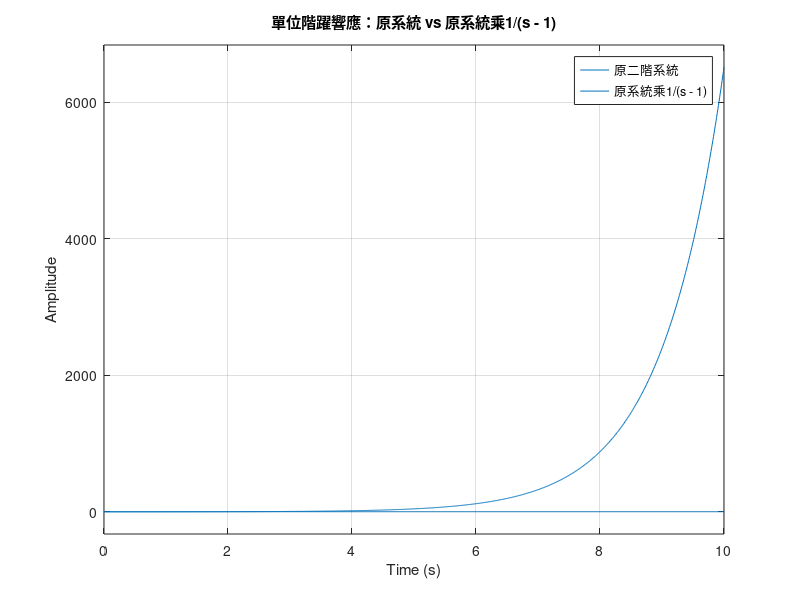

MATLAB code for this plot:
clc; clear;

zeta = 0.69;
wn = 1;

%G(s) = wn^2 / (s^2 + 2*zeta*wn*s + wn^2)
num1 = [wn^2];
den1 = [1 2*zeta*wn wn^2];
sys1 = tf(num1, den1);

% 乘上 1/(s - 1)，在右半平面加一個極點
num2 = num1;
den2 = conv(den1, [1 -1]);  % (s^2 + 2*zeta*wn*s + wn^2)(s - 1)
sys2 = tf(num2, den2);

t = 0:0.01:10;
figure;
step(sys1, t);
hold on;
step(sys2, t);
grid on;

legend('原二階系統', '原系統乘1/(s - 1)');
title('單位階躍響應：原系統 vs 原系統乘1/(s - 1)');
xlabel('Time (s)');
ylabel('Amplitude');